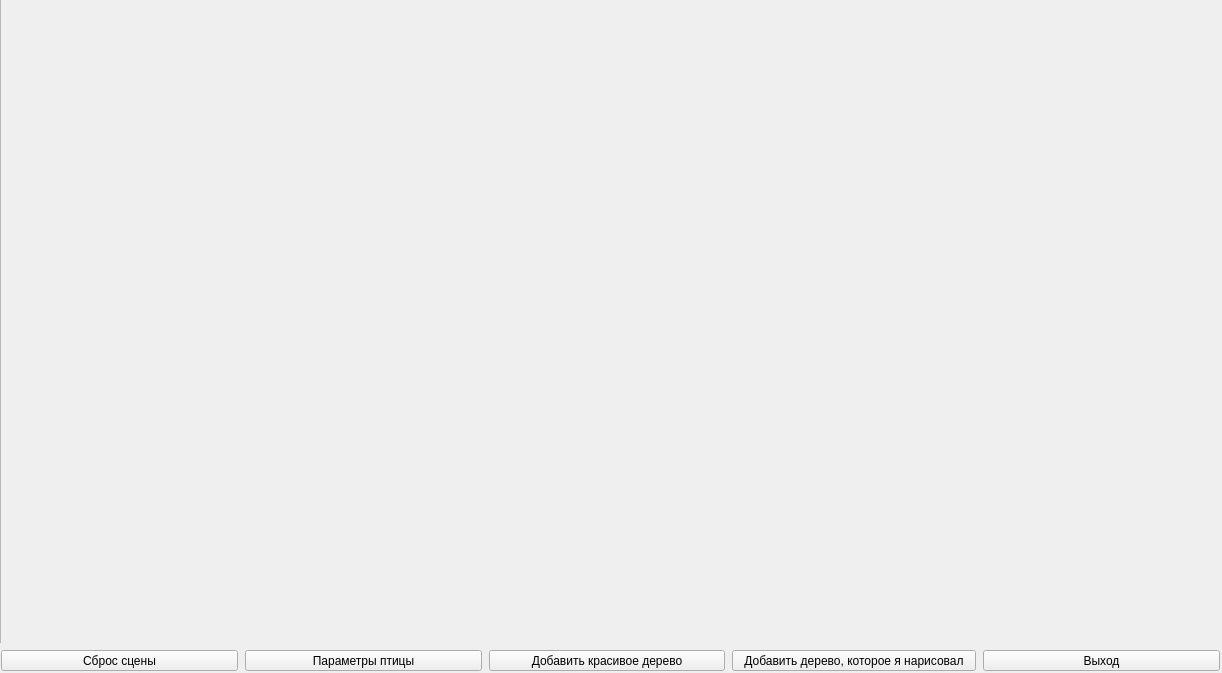
<?xml version="1.0" encoding="UTF-8"?>
<ui version="4.0">
 <class>Paint_Astrakhantsev</class>
 <widget class="QWidget" name="Paint_Astrakhantsev">
  <property name="geometry">
   <rect>
    <x>0</x>
    <y>0</y>
    <width>1222</width>
    <height>673</height>
   </rect>
  </property>
  <property name="windowTitle">
   <string>Paint_Astrakhantsev</string>
  </property>
  <widget class="QGraphicsView" name="graphicsView">
   <property name="enabled">
    <bool>true</bool>
   </property>
   <property name="geometry">
    <rect>
     <x>0</x>
     <y>0</y>
     <width>1</width>
     <height>643</height>
    </rect>
   </property>
  </widget>
  <widget class="QPushButton" name="pushButton">
   <property name="geometry">
    <rect>
     <x>1</x>
     <y>650</y>
     <width>237</width>
     <height>21</height>
    </rect>
   </property>
   <property name="sizePolicy">
    <sizepolicy hsizetype="Minimum" vsizetype="Minimum">
     <horstretch>0</horstretch>
     <verstretch>0</verstretch>
    </sizepolicy>
   </property>
   <property name="text">
    <string>Сброс сцены</string>
   </property>
  </widget>
  <widget class="QPushButton" name="pushButton_2">
   <property name="geometry">
    <rect>
     <x>245</x>
     <y>650</y>
     <width>237</width>
     <height>21</height>
    </rect>
   </property>
   <property name="sizePolicy">
    <sizepolicy hsizetype="Minimum" vsizetype="Minimum">
     <horstretch>0</horstretch>
     <verstretch>0</verstretch>
    </sizepolicy>
   </property>
   <property name="text">
    <string>Параметры птицы</string>
   </property>
  </widget>
  <widget class="QPushButton" name="pushButton_3">
   <property name="geometry">
    <rect>
     <x>489</x>
     <y>650</y>
     <width>236</width>
     <height>21</height>
    </rect>
   </property>
   <property name="sizePolicy">
    <sizepolicy hsizetype="Minimum" vsizetype="Minimum">
     <horstretch>0</horstretch>
     <verstretch>0</verstretch>
    </sizepolicy>
   </property>
   <property name="text">
    <string>Добавить красивое дерево</string>
   </property>
  </widget>
  <widget class="QPushButton" name="pushButton_4">
   <property name="geometry">
    <rect>
     <x>732</x>
     <y>650</y>
     <width>244</width>
     <height>21</height>
    </rect>
   </property>
   <property name="sizePolicy">
    <sizepolicy hsizetype="Minimum" vsizetype="Minimum">
     <horstretch>0</horstretch>
     <verstretch>0</verstretch>
    </sizepolicy>
   </property>
   <property name="text">
    <string>Добавить дерево, которое я нарисовал</string>
   </property>
  </widget>
  <widget class="QPushButton" name="pushButton_5">
   <property name="geometry">
    <rect>
     <x>983</x>
     <y>650</y>
     <width>237</width>
     <height>21</height>
    </rect>
   </property>
   <property name="sizePolicy">
    <sizepolicy hsizetype="Minimum" vsizetype="Minimum">
     <horstretch>0</horstretch>
     <verstretch>0</verstretch>
    </sizepolicy>
   </property>
   <property name="text">
    <string>Выход</string>
   </property>
  </widget>
 </widget>
 <resources/>
 <connections/>
</ui>
